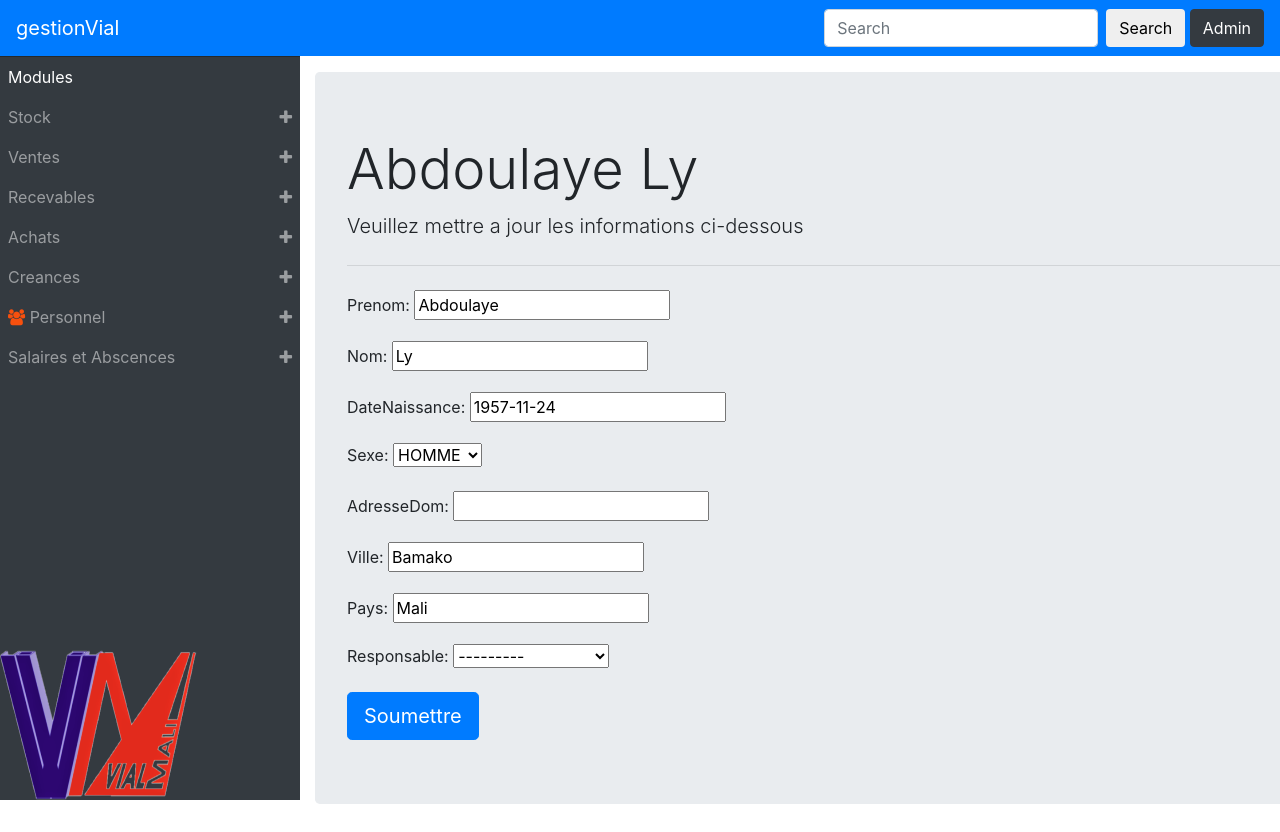
Page /gestionPersonnel/mis_a_jour/8e5c78d4-c18d-45a7-ada3-9d148a712c5e on the committed database.
### gestionPersonnel/models.py (models this page shows, shortened)
class Employe(models.Model):
    numeroEmploye = models.UUIDField(primary_key = True, default=uuid.uuid4,editable=False)
    prenom = models.CharField(max_length=50)
    nom = models.CharField(max_length=50)
    dateNaissance = models.DateField(blank=False,null=False)
    sexe = models.CharField(max_length=1,blank=False,null=False,choices=(('H','HOMME'),('F','FEMME')))
    adresseDom = models.CharField(max_length=100,blank=True,null=True)
    ville = models.CharField(max_length=50,blank=True,null=True,default='Bamako')
    pays = models.CharField(max_length=50,blank=True,null=True,default='Mali')
    responsable = models.ForeignKey('self',null=True,blank=True,on_delete=models.RESTRICT)
    dateAjout = models.DateTimeField(default=timezone.now())
    def __str__(self):
        return (self.prenom+" "+self.nom)

### gestionPersonnel/views.py (the view)
# urls.py: re_path(r'^mis_a_jour/(?P<pk>[a-f0-9]{8}-?[a-f0-9]{4}-?4[a-f0-9]{3}-?[89ab][a-f0-9]{3}-?[a-f0-9]{12})',views.EmployeUpdateView.as_view(),name='updateEmp'),
class EmployeUpdateView(UpdateView):
    model = models.Employe
    fields = ('prenom','nom','dateNaissance','sexe','adresseDom','ville','pays','responsable')

### templates/gestionPersonnel/employe_form.html (shortened to what this page needs)
{% extends 'acceuil/base.html' %}
{% block pagecontent %}
<div class="jumbotron">
    {% if not form.instance.prenom %}
    <h1 class="display-4">Enregistrer un(e) nouvel(le) employe(e):</h1>
    <p class="lead">Veuillez entrer les informations du nouvel employe</p>
    {% else %}
    <h1 class="display-4">{{form.instance.prenom}} {{form.instance.nom}} </h1>
    <p class="lead">Veuillez mettre a jour les informations ci-dessous</p>
    {% endif %}
    <hr class="my-4">
    <form method="POST">
        {{ form.as_p }}
        <input type="submit" value="Soumettre" class="btn btn-primary btn-lg">
    </form>
</div>
{% endblock %}

### static/acceuil/css/base.css (style rules this page uses)
html { position: relative; min-height: 100%; }
body { padding-top: 4.5rem; margin-bottom: 4.5rem; }

### rows in the picture
Employe: instance.prenom "Abdoulaye", instance.nom "Ly", prenom "Abdoulaye", nom "Ly", dateNaissance "1957-11-24", sexe "HOMME", ville "Bamako", pays "Mali", responsable "---------"
